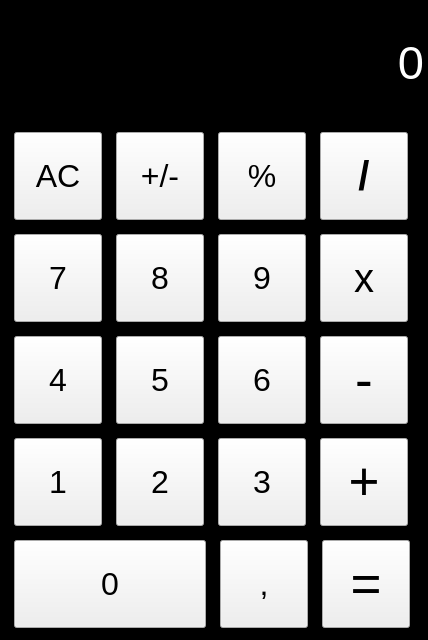
<?xml version="1.0" encoding="UTF-8"?>
<ui version="4.0">
 <class>MainWindow</class>
 <widget class="QMainWindow" name="MainWindow">
  <property name="geometry">
   <rect>
    <x>0</x>
    <y>0</y>
    <width>428</width>
    <height>640</height>
   </rect>
  </property>
  <property name="sizePolicy">
   <sizepolicy hsizetype="Fixed" vsizetype="Fixed">
    <horstretch>0</horstretch>
    <verstretch>0</verstretch>
   </sizepolicy>
  </property>
  <property name="minimumSize">
   <size>
    <width>428</width>
    <height>640</height>
   </size>
  </property>
  <property name="maximumSize">
   <size>
    <width>428</width>
    <height>640</height>
   </size>
  </property>
  <property name="windowTitle">
   <string>SimpleCalculatorQt</string>
  </property>
  <property name="windowIcon">
   <iconset theme="QIcon::ThemeIcon::Computer"/>
  </property>
  <property name="autoFillBackground">
   <bool>false</bool>
  </property>
  <property name="styleSheet">
   <string notr="true">QMainWindow{
	color: rgb(0, 0, 0);
	background-color: rgb(0, 0, 0);
}
QPushButton[objectName^=&quot;gr&quot;]{
	color: rgb(0, 0, 0);
	background-color: rgb(160, 160, 160);
	border-radius:44px;}
QPushButton[objectName^=&quot;or&quot;]{color: rgb(255, 255, 255);background-color: rgb(241, 163, 59);border-radius:44px;}
QPushButton[objectName^=&quot;dr&quot;]{color: rgb(255, 255, 255);background-color: rgb(51, 51, 51);border-radius:44px;}
QPushButton:hover{border-style: outset;border-width: 4px;border-color: rgb(255, 255, 255);}
</string>
  </property>
  <widget class="QWidget" name="centralwidget">
   <widget class="QWidget" name="layoutWidget">
    <property name="geometry">
     <rect>
      <x>0</x>
      <y>0</y>
      <width>424</width>
      <height>635</height>
     </rect>
    </property>
    <layout class="QVBoxLayout" name="MainContainer">
     <property name="spacing">
      <number>0</number>
     </property>
     <item>
      <layout class="QHBoxLayout" name="InputLayuot">
       <item>
        <widget class="QLabel" name="InputedLabel">
         <property name="sizePolicy">
          <sizepolicy hsizetype="Expanding" vsizetype="Expanding">
           <horstretch>0</horstretch>
           <verstretch>0</verstretch>
          </sizepolicy>
         </property>
         <property name="minimumSize">
          <size>
           <width>400</width>
           <height>120</height>
          </size>
         </property>
         <property name="font">
          <font>
           <pointsize>35</pointsize>
          </font>
         </property>
         <property name="cursor">
          <cursorShape>ArrowCursor</cursorShape>
         </property>
         <property name="styleSheet">
          <string notr="true">color: rgb(255, 255, 255);

</string>
         </property>
         <property name="lineWidth">
          <number>1</number>
         </property>
         <property name="text">
          <string>0</string>
         </property>
         <property name="textFormat">
          <enum>Qt::TextFormat::AutoText</enum>
         </property>
         <property name="alignment">
          <set>Qt::AlignmentFlag::AlignRight|Qt::AlignmentFlag::AlignTrailing|Qt::AlignmentFlag::AlignVCenter</set>
         </property>
         <property name="wordWrap">
          <bool>false</bool>
         </property>
         <property name="margin">
          <number>0</number>
         </property>
         <property name="indent">
          <number>-1</number>
         </property>
        </widget>
       </item>
      </layout>
     </item>
     <item>
      <layout class="QHBoxLayout" name="FirstLayuot">
       <property name="spacing">
        <number>14</number>
       </property>
       <property name="leftMargin">
        <number>14</number>
       </property>
       <property name="topMargin">
        <number>8</number>
       </property>
       <property name="rightMargin">
        <number>14</number>
       </property>
       <property name="bottomMargin">
        <number>7</number>
       </property>
       <item>
        <widget class="QPushButton" name="grACBtn">
         <property name="sizePolicy">
          <sizepolicy hsizetype="Minimum" vsizetype="Minimum">
           <horstretch>0</horstretch>
           <verstretch>0</verstretch>
          </sizepolicy>
         </property>
         <property name="minimumSize">
          <size>
           <width>88</width>
           <height>88</height>
          </size>
         </property>
         <property name="maximumSize">
          <size>
           <width>88</width>
           <height>88</height>
          </size>
         </property>
         <property name="font">
          <font>
           <pointsize>24</pointsize>
           <bold>false</bold>
          </font>
         </property>
         <property name="cursor">
          <cursorShape>PointingHandCursor</cursorShape>
         </property>
         <property name="autoFillBackground">
          <bool>false</bool>
         </property>
         <property name="styleSheet">
          <string notr="true"/>
         </property>
         <property name="text">
          <string>AC</string>
         </property>
         <property name="shortcut">
          <string>Backspace</string>
         </property>
        </widget>
       </item>
       <item>
        <widget class="QPushButton" name="grSignBtn">
         <property name="sizePolicy">
          <sizepolicy hsizetype="Minimum" vsizetype="Minimum">
           <horstretch>0</horstretch>
           <verstretch>0</verstretch>
          </sizepolicy>
         </property>
         <property name="minimumSize">
          <size>
           <width>88</width>
           <height>88</height>
          </size>
         </property>
         <property name="maximumSize">
          <size>
           <width>88</width>
           <height>88</height>
          </size>
         </property>
         <property name="font">
          <font>
           <pointsize>24</pointsize>
          </font>
         </property>
         <property name="cursor">
          <cursorShape>PointingHandCursor</cursorShape>
         </property>
         <property name="autoFillBackground">
          <bool>false</bool>
         </property>
         <property name="styleSheet">
          <string notr="true"/>
         </property>
         <property name="text">
          <string>+/-</string>
         </property>
         <property name="shortcut">
          <string>_</string>
         </property>
        </widget>
       </item>
       <item>
        <widget class="QPushButton" name="grProcentBtn">
         <property name="sizePolicy">
          <sizepolicy hsizetype="Minimum" vsizetype="Minimum">
           <horstretch>0</horstretch>
           <verstretch>0</verstretch>
          </sizepolicy>
         </property>
         <property name="minimumSize">
          <size>
           <width>88</width>
           <height>88</height>
          </size>
         </property>
         <property name="maximumSize">
          <size>
           <width>88</width>
           <height>88</height>
          </size>
         </property>
         <property name="font">
          <font>
           <pointsize>24</pointsize>
          </font>
         </property>
         <property name="cursor">
          <cursorShape>PointingHandCursor</cursorShape>
         </property>
         <property name="autoFillBackground">
          <bool>false</bool>
         </property>
         <property name="styleSheet">
          <string notr="true"/>
         </property>
         <property name="text">
          <string>%</string>
         </property>
         <property name="shortcut">
          <string>%</string>
         </property>
        </widget>
       </item>
       <item>
        <widget class="QPushButton" name="orDevidedBtn">
         <property name="sizePolicy">
          <sizepolicy hsizetype="Minimum" vsizetype="Minimum">
           <horstretch>0</horstretch>
           <verstretch>0</verstretch>
          </sizepolicy>
         </property>
         <property name="minimumSize">
          <size>
           <width>88</width>
           <height>88</height>
          </size>
         </property>
         <property name="maximumSize">
          <size>
           <width>88</width>
           <height>88</height>
          </size>
         </property>
         <property name="font">
          <font>
           <pointsize>30</pointsize>
           <bold>true</bold>
          </font>
         </property>
         <property name="cursor">
          <cursorShape>PointingHandCursor</cursorShape>
         </property>
         <property name="autoFillBackground">
          <bool>false</bool>
         </property>
         <property name="styleSheet">
          <string notr="true"/>
         </property>
         <property name="text">
          <string>/</string>
         </property>
         <property name="shortcut">
          <string>/</string>
         </property>
        </widget>
       </item>
      </layout>
     </item>
     <item>
      <layout class="QHBoxLayout" name="SecondLayout">
       <property name="spacing">
        <number>14</number>
       </property>
       <property name="leftMargin">
        <number>14</number>
       </property>
       <property name="topMargin">
        <number>7</number>
       </property>
       <property name="rightMargin">
        <number>14</number>
       </property>
       <property name="bottomMargin">
        <number>7</number>
       </property>
       <item>
        <widget class="QPushButton" name="drSevenBtn">
         <property name="sizePolicy">
          <sizepolicy hsizetype="Minimum" vsizetype="Minimum">
           <horstretch>0</horstretch>
           <verstretch>0</verstretch>
          </sizepolicy>
         </property>
         <property name="minimumSize">
          <size>
           <width>88</width>
           <height>88</height>
          </size>
         </property>
         <property name="maximumSize">
          <size>
           <width>88</width>
           <height>88</height>
          </size>
         </property>
         <property name="font">
          <font>
           <pointsize>24</pointsize>
           <bold>false</bold>
          </font>
         </property>
         <property name="cursor">
          <cursorShape>PointingHandCursor</cursorShape>
         </property>
         <property name="autoFillBackground">
          <bool>false</bool>
         </property>
         <property name="styleSheet">
          <string notr="true"/>
         </property>
         <property name="text">
          <string>7</string>
         </property>
         <property name="shortcut">
          <string>7</string>
         </property>
        </widget>
       </item>
       <item>
        <widget class="QPushButton" name="drEightBtn">
         <property name="sizePolicy">
          <sizepolicy hsizetype="Minimum" vsizetype="Minimum">
           <horstretch>0</horstretch>
           <verstretch>0</verstretch>
          </sizepolicy>
         </property>
         <property name="minimumSize">
          <size>
           <width>88</width>
           <height>88</height>
          </size>
         </property>
         <property name="maximumSize">
          <size>
           <width>88</width>
           <height>88</height>
          </size>
         </property>
         <property name="font">
          <font>
           <pointsize>24</pointsize>
           <bold>false</bold>
          </font>
         </property>
         <property name="cursor">
          <cursorShape>PointingHandCursor</cursorShape>
         </property>
         <property name="autoFillBackground">
          <bool>false</bool>
         </property>
         <property name="styleSheet">
          <string notr="true"/>
         </property>
         <property name="text">
          <string>8</string>
         </property>
         <property name="shortcut">
          <string>8</string>
         </property>
        </widget>
       </item>
       <item>
        <widget class="QPushButton" name="drNineBtn">
         <property name="sizePolicy">
          <sizepolicy hsizetype="Minimum" vsizetype="Minimum">
           <horstretch>0</horstretch>
           <verstretch>0</verstretch>
          </sizepolicy>
         </property>
         <property name="minimumSize">
          <size>
           <width>88</width>
           <height>88</height>
          </size>
         </property>
         <property name="maximumSize">
          <size>
           <width>88</width>
           <height>88</height>
          </size>
         </property>
         <property name="font">
          <font>
           <pointsize>24</pointsize>
           <bold>false</bold>
          </font>
         </property>
         <property name="cursor">
          <cursorShape>PointingHandCursor</cursorShape>
         </property>
         <property name="autoFillBackground">
          <bool>false</bool>
         </property>
         <property name="styleSheet">
          <string notr="true"/>
         </property>
         <property name="text">
          <string>9</string>
         </property>
         <property name="shortcut">
          <string>9</string>
         </property>
        </widget>
       </item>
       <item>
        <widget class="QPushButton" name="orMultupliedBtn">
         <property name="sizePolicy">
          <sizepolicy hsizetype="Minimum" vsizetype="Minimum">
           <horstretch>0</horstretch>
           <verstretch>0</verstretch>
          </sizepolicy>
         </property>
         <property name="minimumSize">
          <size>
           <width>88</width>
           <height>88</height>
          </size>
         </property>
         <property name="maximumSize">
          <size>
           <width>88</width>
           <height>88</height>
          </size>
         </property>
         <property name="font">
          <font>
           <pointsize>30</pointsize>
           <fontweight>ExtraBold</fontweight>
          </font>
         </property>
         <property name="cursor">
          <cursorShape>PointingHandCursor</cursorShape>
         </property>
         <property name="autoFillBackground">
          <bool>false</bool>
         </property>
         <property name="styleSheet">
          <string notr="true"/>
         </property>
         <property name="text">
          <string>x</string>
         </property>
         <property name="shortcut">
          <string>*</string>
         </property>
        </widget>
       </item>
      </layout>
     </item>
     <item>
      <layout class="QHBoxLayout" name="ThirdLayout">
       <property name="spacing">
        <number>14</number>
       </property>
       <property name="leftMargin">
        <number>14</number>
       </property>
       <property name="topMargin">
        <number>7</number>
       </property>
       <property name="rightMargin">
        <number>14</number>
       </property>
       <property name="bottomMargin">
        <number>7</number>
       </property>
       <item>
        <widget class="QPushButton" name="drFourBtn">
         <property name="sizePolicy">
          <sizepolicy hsizetype="Minimum" vsizetype="Minimum">
           <horstretch>0</horstretch>
           <verstretch>0</verstretch>
          </sizepolicy>
         </property>
         <property name="minimumSize">
          <size>
           <width>88</width>
           <height>88</height>
          </size>
         </property>
         <property name="maximumSize">
          <size>
           <width>88</width>
           <height>88</height>
          </size>
         </property>
         <property name="font">
          <font>
           <pointsize>24</pointsize>
           <bold>false</bold>
          </font>
         </property>
         <property name="cursor">
          <cursorShape>PointingHandCursor</cursorShape>
         </property>
         <property name="autoFillBackground">
          <bool>false</bool>
         </property>
         <property name="styleSheet">
          <string notr="true"/>
         </property>
         <property name="text">
          <string>4</string>
         </property>
         <property name="shortcut">
          <string>4</string>
         </property>
        </widget>
       </item>
       <item>
        <widget class="QPushButton" name="drFiveBtn">
         <property name="sizePolicy">
          <sizepolicy hsizetype="Minimum" vsizetype="Minimum">
           <horstretch>0</horstretch>
           <verstretch>0</verstretch>
          </sizepolicy>
         </property>
         <property name="minimumSize">
          <size>
           <width>88</width>
           <height>88</height>
          </size>
         </property>
         <property name="maximumSize">
          <size>
           <width>88</width>
           <height>88</height>
          </size>
         </property>
         <property name="font">
          <font>
           <pointsize>24</pointsize>
           <bold>false</bold>
          </font>
         </property>
         <property name="cursor">
          <cursorShape>PointingHandCursor</cursorShape>
         </property>
         <property name="autoFillBackground">
          <bool>false</bool>
         </property>
         <property name="styleSheet">
          <string notr="true"/>
         </property>
         <property name="text">
          <string>5</string>
         </property>
         <property name="shortcut">
          <string>5</string>
         </property>
        </widget>
       </item>
       <item>
        <widget class="QPushButton" name="drSixBtn">
         <property name="sizePolicy">
          <sizepolicy hsizetype="Minimum" vsizetype="Minimum">
           <horstretch>0</horstretch>
           <verstretch>0</verstretch>
          </sizepolicy>
         </property>
         <property name="minimumSize">
          <size>
           <width>88</width>
           <height>88</height>
          </size>
         </property>
         <property name="maximumSize">
          <size>
           <width>88</width>
           <height>88</height>
          </size>
         </property>
         <property name="font">
          <font>
           <pointsize>24</pointsize>
           <bold>false</bold>
          </font>
         </property>
         <property name="cursor">
          <cursorShape>PointingHandCursor</cursorShape>
         </property>
         <property name="autoFillBackground">
          <bool>false</bool>
         </property>
         <property name="styleSheet">
          <string notr="true"/>
         </property>
         <property name="text">
          <string>6</string>
         </property>
         <property name="shortcut">
          <string>6</string>
         </property>
        </widget>
       </item>
       <item>
        <widget class="QPushButton" name="orMinusBtn">
         <property name="sizePolicy">
          <sizepolicy hsizetype="Minimum" vsizetype="Minimum">
           <horstretch>0</horstretch>
           <verstretch>0</verstretch>
          </sizepolicy>
         </property>
         <property name="minimumSize">
          <size>
           <width>88</width>
           <height>88</height>
          </size>
         </property>
         <property name="maximumSize">
          <size>
           <width>88</width>
           <height>88</height>
          </size>
         </property>
         <property name="font">
          <font>
           <pointsize>40</pointsize>
           <bold>false</bold>
          </font>
         </property>
         <property name="cursor">
          <cursorShape>PointingHandCursor</cursorShape>
         </property>
         <property name="autoFillBackground">
          <bool>false</bool>
         </property>
         <property name="styleSheet">
          <string notr="true"/>
         </property>
         <property name="text">
          <string>-</string>
         </property>
         <property name="shortcut">
          <string>-</string>
         </property>
        </widget>
       </item>
      </layout>
     </item>
     <item>
      <layout class="QHBoxLayout" name="FourthLayout">
       <property name="spacing">
        <number>14</number>
       </property>
       <property name="leftMargin">
        <number>14</number>
       </property>
       <property name="topMargin">
        <number>7</number>
       </property>
       <property name="rightMargin">
        <number>14</number>
       </property>
       <property name="bottomMargin">
        <number>7</number>
       </property>
       <item>
        <widget class="QPushButton" name="drOneBtn">
         <property name="sizePolicy">
          <sizepolicy hsizetype="Minimum" vsizetype="Minimum">
           <horstretch>0</horstretch>
           <verstretch>0</verstretch>
          </sizepolicy>
         </property>
         <property name="minimumSize">
          <size>
           <width>88</width>
           <height>88</height>
          </size>
         </property>
         <property name="maximumSize">
          <size>
           <width>88</width>
           <height>88</height>
          </size>
         </property>
         <property name="font">
          <font>
           <pointsize>24</pointsize>
           <bold>false</bold>
          </font>
         </property>
         <property name="cursor">
          <cursorShape>PointingHandCursor</cursorShape>
         </property>
         <property name="autoFillBackground">
          <bool>false</bool>
         </property>
         <property name="styleSheet">
          <string notr="true"/>
         </property>
         <property name="text">
          <string>1</string>
         </property>
         <property name="shortcut">
          <string>1</string>
         </property>
        </widget>
       </item>
       <item>
        <widget class="QPushButton" name="drTwoBtn">
         <property name="sizePolicy">
          <sizepolicy hsizetype="Minimum" vsizetype="Minimum">
           <horstretch>0</horstretch>
           <verstretch>0</verstretch>
          </sizepolicy>
         </property>
         <property name="minimumSize">
          <size>
           <width>88</width>
           <height>88</height>
          </size>
         </property>
         <property name="maximumSize">
          <size>
           <width>88</width>
           <height>88</height>
          </size>
         </property>
         <property name="font">
          <font>
           <pointsize>24</pointsize>
           <bold>false</bold>
          </font>
         </property>
         <property name="cursor">
          <cursorShape>PointingHandCursor</cursorShape>
         </property>
         <property name="autoFillBackground">
          <bool>false</bool>
         </property>
         <property name="styleSheet">
          <string notr="true"/>
         </property>
         <property name="text">
          <string>2</string>
         </property>
         <property name="shortcut">
          <string>2</string>
         </property>
        </widget>
       </item>
       <item>
        <widget class="QPushButton" name="drThreeBtn">
         <property name="sizePolicy">
          <sizepolicy hsizetype="Minimum" vsizetype="Minimum">
           <horstretch>0</horstretch>
           <verstretch>0</verstretch>
          </sizepolicy>
         </property>
         <property name="minimumSize">
          <size>
           <width>88</width>
           <height>88</height>
          </size>
         </property>
         <property name="maximumSize">
          <size>
           <width>88</width>
           <height>88</height>
          </size>
         </property>
         <property name="font">
          <font>
           <pointsize>24</pointsize>
           <bold>false</bold>
          </font>
         </property>
         <property name="cursor">
          <cursorShape>PointingHandCursor</cursorShape>
         </property>
         <property name="autoFillBackground">
          <bool>false</bool>
         </property>
         <property name="styleSheet">
          <string notr="true"/>
         </property>
         <property name="text">
          <string>3</string>
         </property>
         <property name="shortcut">
          <string>3</string>
         </property>
        </widget>
       </item>
       <item>
        <widget class="QPushButton" name="orPlusBtn">
         <property name="sizePolicy">
          <sizepolicy hsizetype="Minimum" vsizetype="Minimum">
           <horstretch>0</horstretch>
           <verstretch>0</verstretch>
          </sizepolicy>
         </property>
         <property name="minimumSize">
          <size>
           <width>88</width>
           <height>88</height>
          </size>
         </property>
         <property name="maximumSize">
          <size>
           <width>88</width>
           <height>88</height>
          </size>
         </property>
         <property name="font">
          <font>
           <pointsize>40</pointsize>
           <bold>false</bold>
          </font>
         </property>
         <property name="cursor">
          <cursorShape>PointingHandCursor</cursorShape>
         </property>
         <property name="autoFillBackground">
          <bool>false</bool>
         </property>
         <property name="styleSheet">
          <string notr="true"/>
         </property>
         <property name="text">
          <string>+</string>
         </property>
         <property name="shortcut">
          <string>+</string>
         </property>
        </widget>
       </item>
      </layout>
     </item>
     <item>
      <layout class="QHBoxLayout" name="FifthLayout">
       <property name="spacing">
        <number>14</number>
       </property>
       <property name="leftMargin">
        <number>14</number>
       </property>
       <property name="topMargin">
        <number>7</number>
       </property>
       <property name="rightMargin">
        <number>14</number>
       </property>
       <property name="bottomMargin">
        <number>7</number>
       </property>
       <item>
        <widget class="QPushButton" name="drZeroBtn">
         <property name="sizePolicy">
          <sizepolicy hsizetype="Minimum" vsizetype="Expanding">
           <horstretch>0</horstretch>
           <verstretch>0</verstretch>
          </sizepolicy>
         </property>
         <property name="minimumSize">
          <size>
           <width>88</width>
           <height>88</height>
          </size>
         </property>
         <property name="maximumSize">
          <size>
           <width>600</width>
           <height>88</height>
          </size>
         </property>
         <property name="font">
          <font>
           <pointsize>24</pointsize>
           <bold>false</bold>
          </font>
         </property>
         <property name="cursor">
          <cursorShape>PointingHandCursor</cursorShape>
         </property>
         <property name="layoutDirection">
          <enum>Qt::LayoutDirection::LeftToRight</enum>
         </property>
         <property name="autoFillBackground">
          <bool>false</bool>
         </property>
         <property name="styleSheet">
          <string notr="true"/>
         </property>
         <property name="text">
          <string>0</string>
         </property>
         <property name="shortcut">
          <string>0</string>
         </property>
         <property name="default">
          <bool>false</bool>
         </property>
         <property name="flat">
          <bool>false</bool>
         </property>
        </widget>
       </item>
       <item>
        <widget class="QPushButton" name="drPointBtn">
         <property name="sizePolicy">
          <sizepolicy hsizetype="Minimum" vsizetype="Minimum">
           <horstretch>0</horstretch>
           <verstretch>0</verstretch>
          </sizepolicy>
         </property>
         <property name="minimumSize">
          <size>
           <width>88</width>
           <height>88</height>
          </size>
         </property>
         <property name="maximumSize">
          <size>
           <width>88</width>
           <height>88</height>
          </size>
         </property>
         <property name="font">
          <font>
           <pointsize>24</pointsize>
           <bold>false</bold>
          </font>
         </property>
         <property name="cursor">
          <cursorShape>PointingHandCursor</cursorShape>
         </property>
         <property name="autoFillBackground">
          <bool>false</bool>
         </property>
         <property name="styleSheet">
          <string notr="true"/>
         </property>
         <property name="text">
          <string>,</string>
         </property>
         <property name="shortcut">
          <string>., ,</string>
         </property>
        </widget>
       </item>
       <item>
        <widget class="QPushButton" name="orEqualBtn">
         <property name="sizePolicy">
          <sizepolicy hsizetype="Minimum" vsizetype="Minimum">
           <horstretch>0</horstretch>
           <verstretch>0</verstretch>
          </sizepolicy>
         </property>
         <property name="minimumSize">
          <size>
           <width>88</width>
           <height>88</height>
          </size>
         </property>
         <property name="maximumSize">
          <size>
           <width>88</width>
           <height>88</height>
          </size>
         </property>
         <property name="font">
          <font>
           <pointsize>40</pointsize>
           <bold>false</bold>
          </font>
         </property>
         <property name="cursor">
          <cursorShape>PointingHandCursor</cursorShape>
         </property>
         <property name="autoFillBackground">
          <bool>false</bool>
         </property>
         <property name="styleSheet">
          <string notr="true"/>
         </property>
         <property name="text">
          <string>=</string>
         </property>
         <property name="shortcut">
          <string>=</string>
         </property>
        </widget>
       </item>
      </layout>
     </item>
    </layout>
   </widget>
  </widget>
 </widget>
 <resources/>
 <connections/>
</ui>
